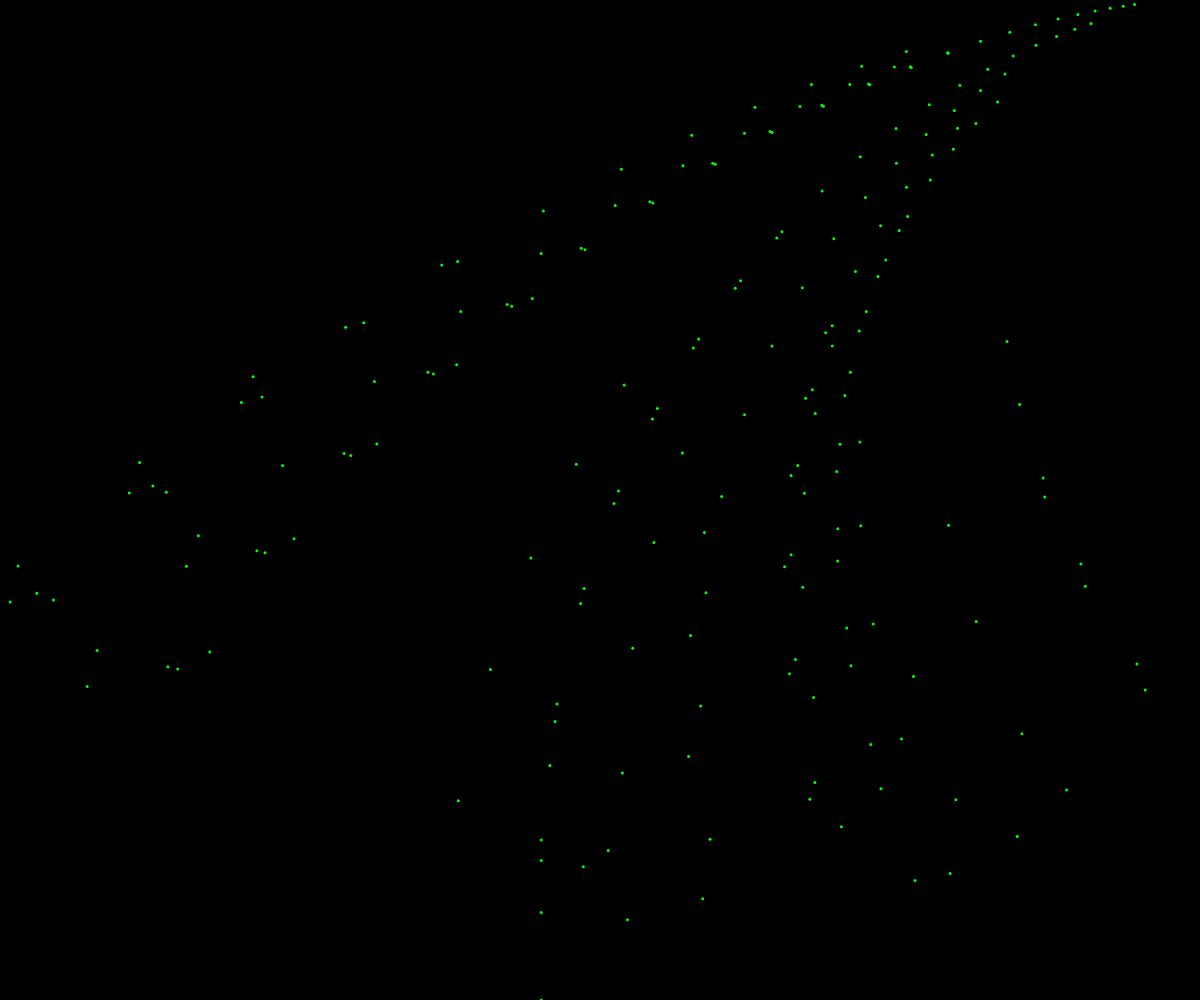
Frame 1 (no input)
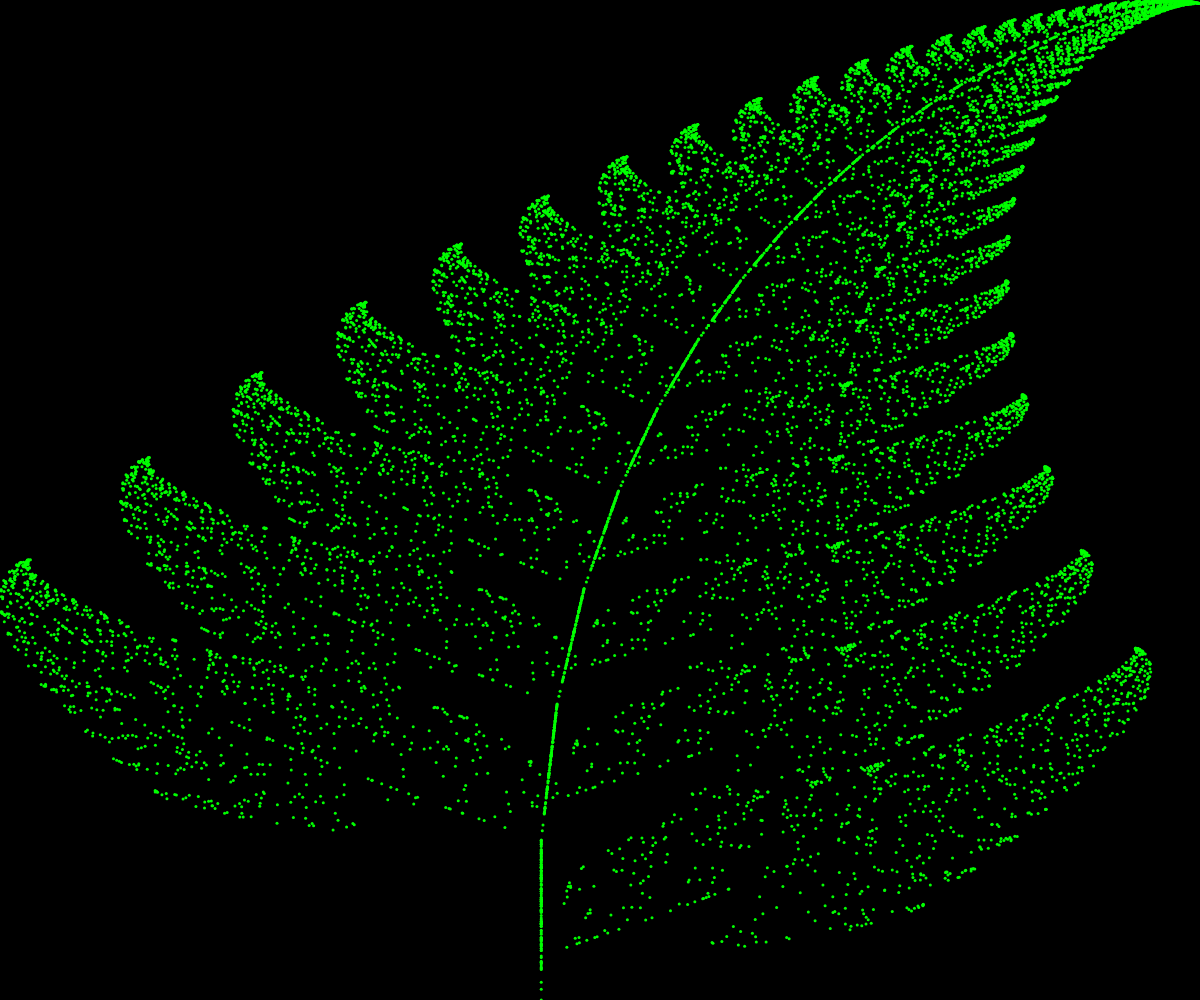
Frame 60 (no input)
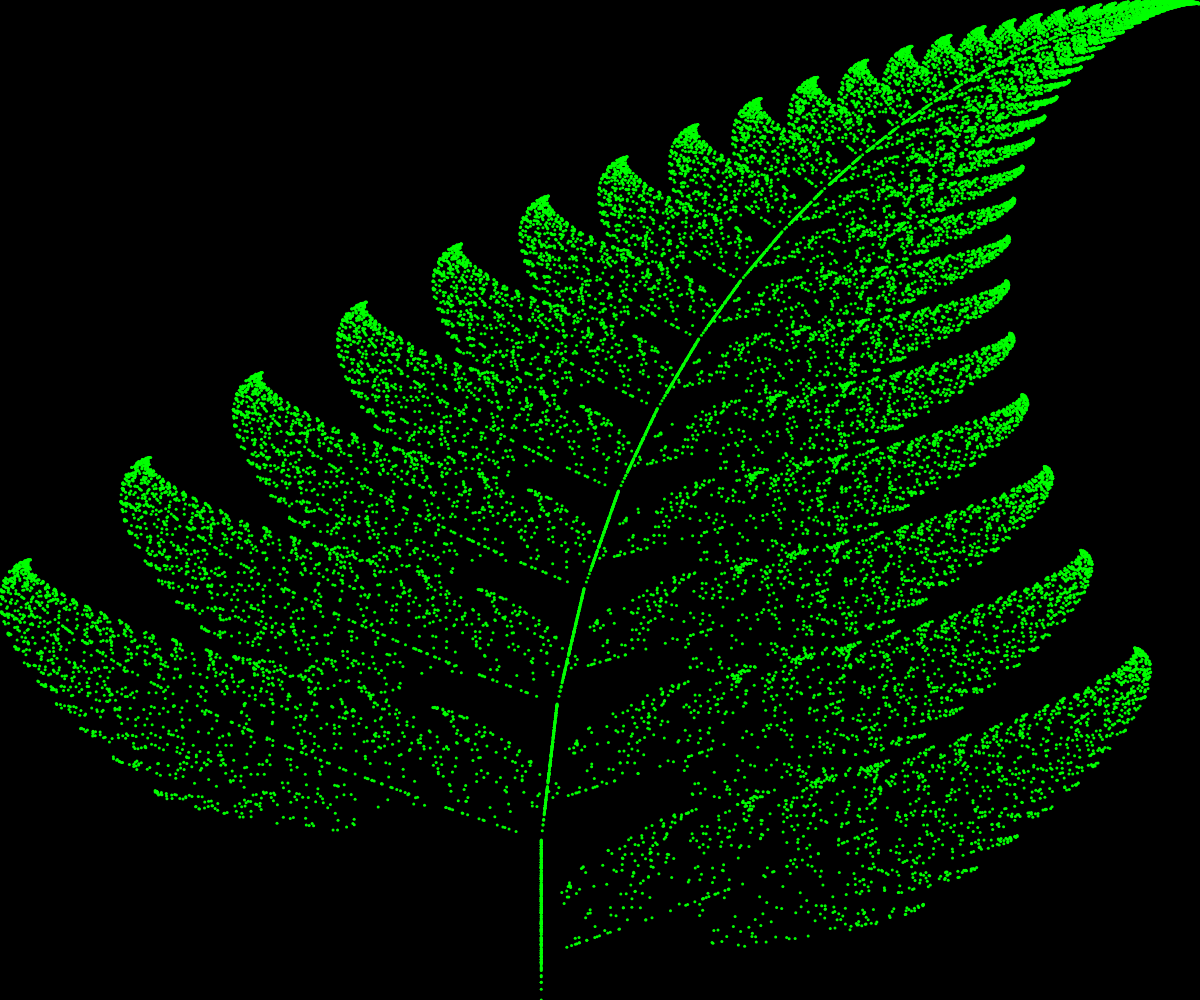
Frame 120 (the mouse pressed at the canvas centre since frame 60)

The p5.js sketch that drew these frames (run headless with seeded random() and noise() and a simulated clock; from frame 60 on, the mouse is pressed at the canvas centre):

// p5.js sketch
// ── sketch.js
let x = 0;
let y = 0;
function setup() {
  createCanvas(windowWidth, windowHeight);
  background(0);
}
function drawpt() {
  stroke(0, 255, 0);
  strokeWeight(3);
  //Swap 0 & width for a horizontally flipped fern
  let px = map(x, -2.182, 2.6558, 0, width);
  //Swap 0 & height for a vertically flipped fern
  let py = map(y, 0, 9.9983, height, 0);
  point(px, py);
}
function nextpt() {
  let nextX, nextY;
  let r = random(1);
  if (r < 0.01) {
    nextX = 0;
    nextY = 0.16 * y;
  } else if (r < 0.86) {
    nextX = 0.85 * x + 0.04 * y;
    nextY = -0.04 * x + 0.85 * y + 1.6;
  } else if (r < 0.93) {
    nextX = 0.2 * x + -0.26 * y;
    nextY = 0.23 * x + 0.22 * y + 1.6;
  } else {
    nextX = -0.15 * x + 0.28 * y;
    nextY = 0.26 * x + 0.24 * y + 0.44;
  }
  // let px = map(x, -2.182, 2.6558, 0, width);
  // let py = map(y, 0, 9.9983, height, 0);
  // let p2x = map(nextX, -2.182, 2.6558, 0, width);
  // let p2y = map(nextY, 0, 9.9983, height, 0);
  // stroke(0, 255, 0, 20);
  // strokeWeight(0.5);
  // line(px, py, p2x, p2y);
  x = nextX;
  y = nextY;
}
function draw() {
  for (let i = 0; i < 200; i++) {
    drawpt();
    nextpt();
  }
}
